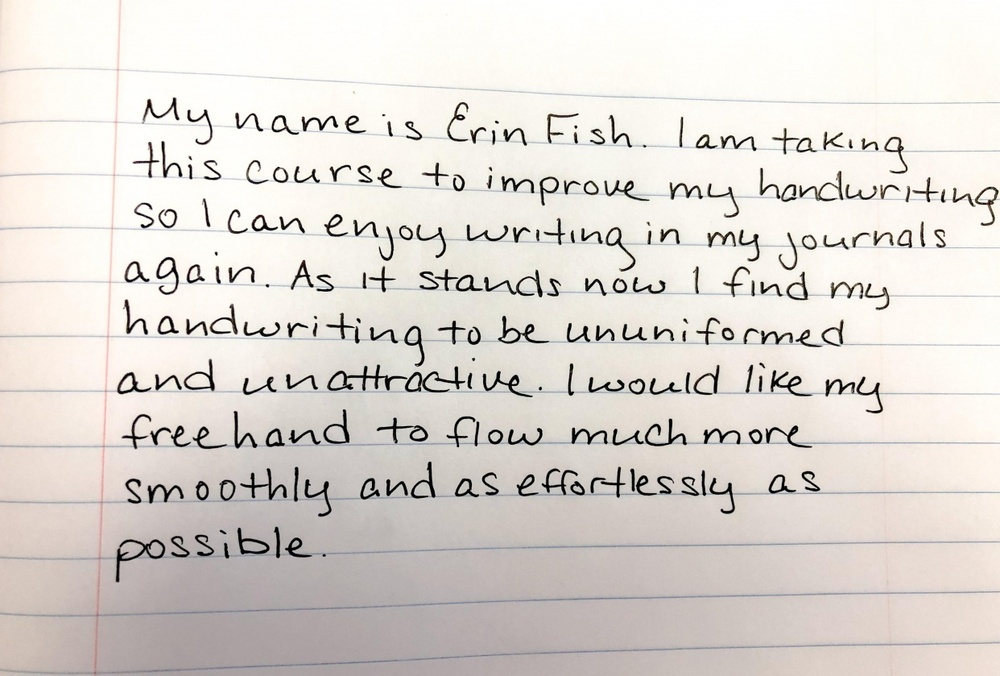
#> input picture data_management/autopreprocess_testing/Fixtures/test2.jpg, 1000 x 676 px, shrunk from 1242 x 839 before the run
$ python preprocess_directory.py Fixtures
#> lines starting #> are read from the running program, lines starting #| are printed output that depends on the picture; after the words box and inside, x2 and y2 are one past the last pixel; in counts of white or black regions, pixels touching at a corner belong together
#> further down, img is the input picture: shape (676, 1000, 3); mean B, G, R 211, 216.2, 221.5
### data_management/autopreprocess_testing/processing_pipeline.py
import queue
import sys
from preprocessing_functions import get_grayscale, removeLines, remove_noise, adaptiveGaussianThresholding, erode

PREPROCESSING_STEPS = {
    "grayscale": get_grayscale,
    "remove_lines": removeLines,
    "remove_noise": remove_noise,
    "adaptive_gaussian_thresholding": adaptiveGaussianThresholding,
    "erode": erode
}


def processing_pipeline(img, queue=None): # Default parameter list will be treated as global
    """
    Takes an image and passes the image through a series of pre-processing steps

    Arguments:
    ___
    A .png or .jpg image

    Returns:
    ___
    A preprocessed image

    """
    new_image = img.copy()
    if queue is None:
        queue = ["grayscale","remove_lines","remove_noise","adaptive_gaussian_thresholding","erode"]

    grayscale_present = False
    for str1 in queue:
        if str1 == "grayscale":
            grayscale_present = True
        elif str1 == "adaptive_gaussian_thresholding":
            if not grayscale_present:
                sys.exit("[grayscale] must occur before [adaptive_gaussian_thresholding].")
    # If [grayscale] is before [adaptive_gaussian_thresholding] it will error out
    while len(queue) > 0:
        preprocessing_number = queue.pop(0)

        # Corresponds to preprocessing function
        preprocessing_function = PREPROCESSING_STEPS.get(preprocessing_number)
        new_image = preprocessing_function(new_image)
#> this loop made 5 passes
#> pass 2, in removeLines, `angles = np.angle(np.fft.fftshift(imfft))`:
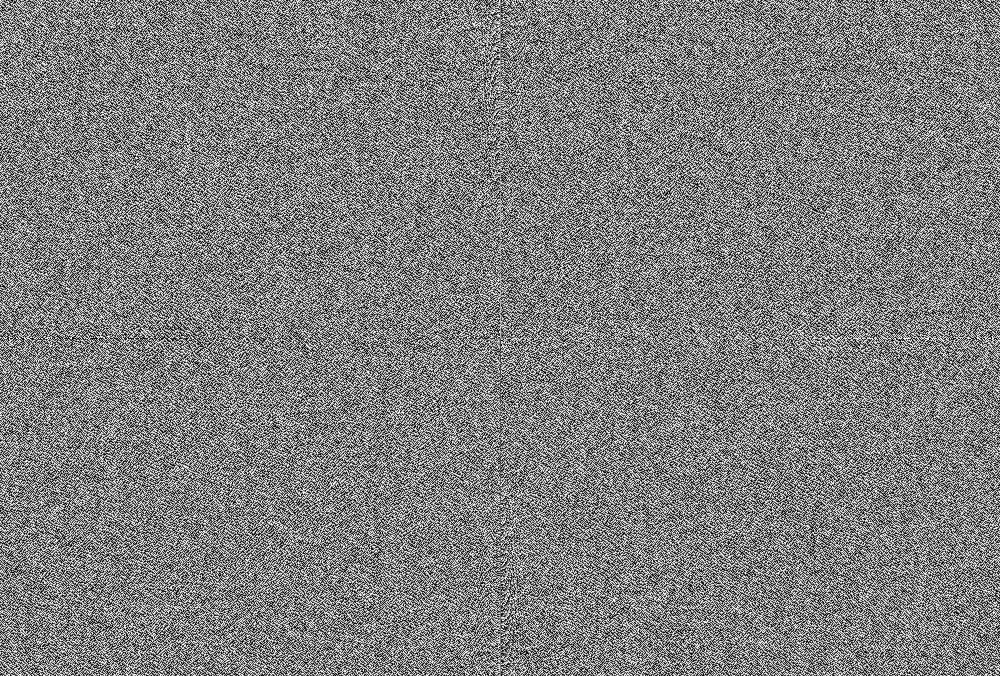
#> angles: shape (676, 1000) float64; min -3.14, max 3.14, mean 4.65e-06; drawn with min black and max white
#> pass 2, in removeLines, `visual = np.log(mags)`:
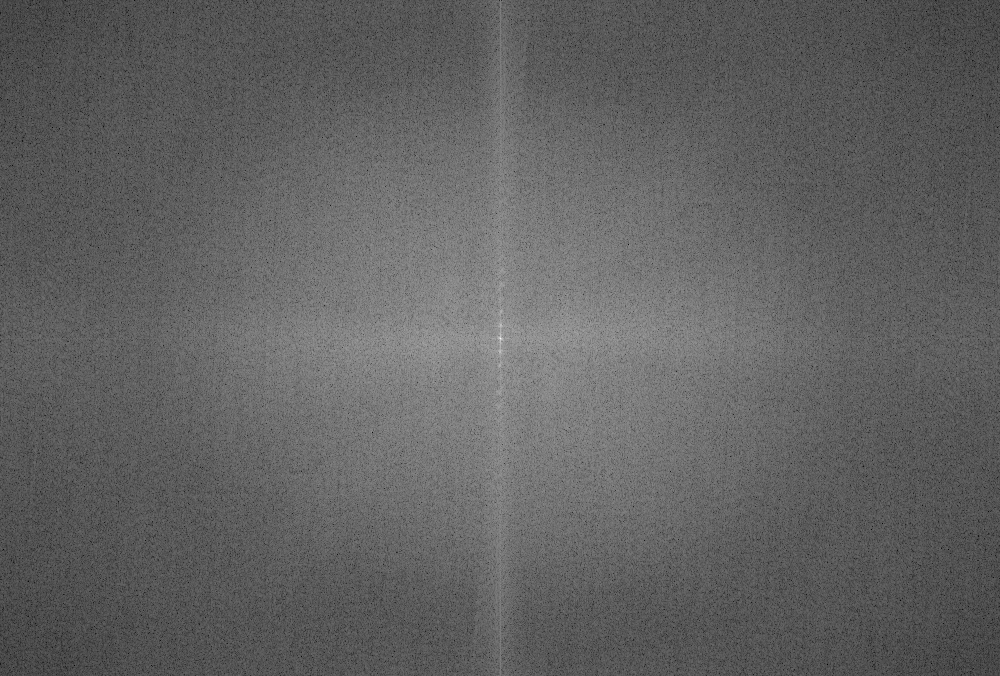
#> visual: shape (676, 1000) float64; min 2.56, max 18.8, mean 8.8; drawn with min black and max white
#> after the loop:
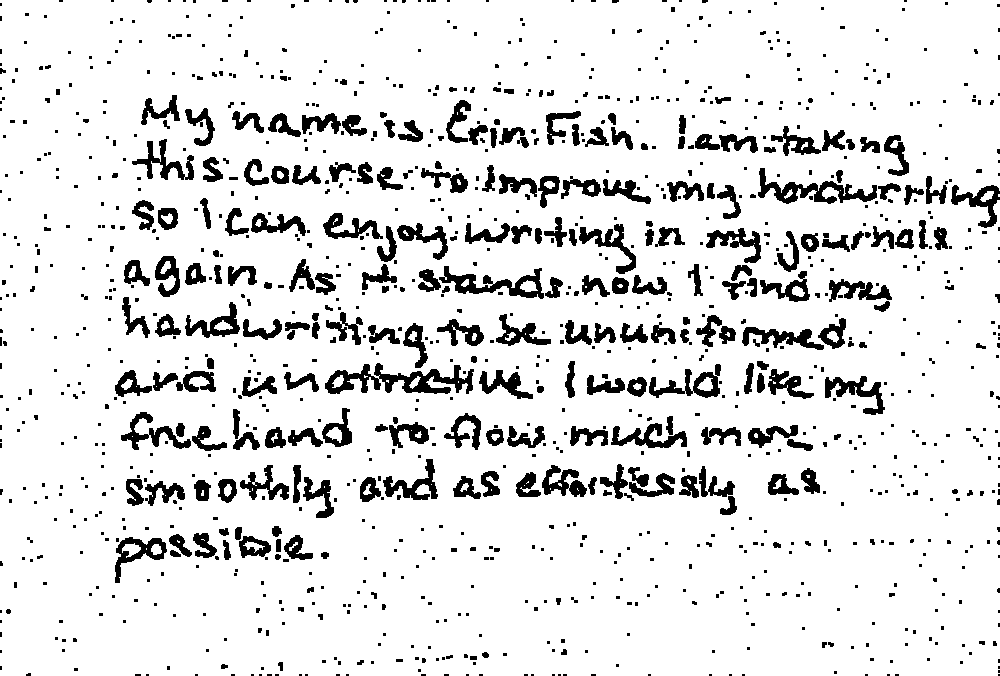
#> new_image: shape (676, 1000); 88.5% white; 1203 black regions (908 under 20 px), largest, box (x1, y1, x2, y2) and area: (325, 363, 474, 394) 2054, (758, 168, 877, 204) 1402, (439, 266, 544, 299) 1254

    return new_image


### data_management/autopreprocess_testing/preprocessing_functions.py
import cv2
import numpy as np


# get grayscale image
def get_grayscale(image):
    return cv2.cvtColor(image, cv2.COLOR_BGR2GRAY)

def removeLines(img):
    imfft = np.fft.fft2(img)
    mags = np.abs(np.fft.fftshift(imfft))
    angles = np.angle(np.fft.fftshift(imfft))
    visual = np.log(mags)
    visual2 = (visual - visual.min()) / (visual.max() - visual.min())*255
    mask = img
    mask = (np.mean(mask,-1) > 20)
    visual[mask] = np.mean(visual)
    newmagsshift = np.exp(visual)
    newffts = newmagsshift * np.exp(1j*angles)
    newfft = np.fft.ifftshift(newffts)
    imrev = np.fft.ifft2(newfft)
    newim2 = 255 - np.abs(imrev).astype(np.uint8)
    return newim2


# noise removal
def remove_noise(image, kernelSize=5):
    return cv2.medianBlur(image, kernelSize)


# thresholding
# set's each pixel to zero if it is below a certain threshold otherwise sets it to 255
def thresholding(image):
    return cv2.threshold(image, 0, 255, cv2.THRESH_BINARY + cv2.THRESH_OTSU)[1]


def adaptiveThresholding(image, blockSize=11, c=2):
    return cv2.adaptiveThreshold(image, 255, cv2.ADAPTIVE_THRESH_MEAN_C, cv2.THRESH_BINARY, blockSize, c)


def adaptiveGaussianThresholding(image, blockSize=11, c=2):
    return cv2.adaptiveThreshold(image, 255, cv2.ADAPTIVE_THRESH_GAUSSIAN_C, cv2.THRESH_BINARY, blockSize, c)


# dilation
def dilate(image, kernelSize=3):
    kernel = np.ones((kernelSize, kernelSize), np.uint8)
    return cv2.dilate(image, kernel, iterations=1)


# erosion
def erode(image, kernelSize=3):
    kernel = np.ones((kernelSize, kernelSize), np.uint8)
    return cv2.erode(image, kernel, iterations=1)


# opening - erosion followed by dilation
def opening(image):
    kernel = np.ones((5, 5), np.uint8)
    return cv2.morphologyEx(image, cv2.MORPH_OPEN, kernel)


# canny edge detection
def canny(image):
    return cv2.Canny(image, 100, 200)


# template matching
def match_template(image, template):
    return cv2.matchTemplate(image, template, cv2.TM_CCOEFF_NORMED)


# deskewing (3 functions)
# Find deskew angle
# [62 lines left out: functions getSkewAngle, rotateImage, deskew, not called in this run]

### data_management/autopreprocess_testing/preprocess_directory.py
"""
Base code for batch pre-processing
1. Gets file from directory
2. Does pre-processing on the file
3. Puts processed file in new directory
"""
import sys
import queue
import cv2
import os
import glob
from PIL import Image
from processing_pipeline import processing_pipeline

# Get list of all image paths
def get_all_images(source_dir):

    supported_file_extensions = ["jpg", "jpeg", "png", "tif", "tiff"]
    img_files = []
    for ext in supported_file_extensions:
        img_files += glob.glob(source_dir + f"/**/*.{ext}", recursive=True)
    return img_files

# Test image directory is below
# Change to current directory to pull data
default_directory = os.path.join(os.path.dirname(os.path.abspath(__file__)),'test_images22622')
if len(sys.argv) > 1:
    default_directory = sys.argv[1]
source_dir = default_directory
# Processed image directory, I also changed the file folder, user needs to change the folder to the one they wish to train images on.
target_dir = os.path.join(os.path.dirname(os.path.abspath(__file__)),'processed_test_images')

img_files = get_all_images(source_dir)

# Process each image and save in target directory
queue = ["grayscale","remove_lines","remove_noise","adaptive_gaussian_thresholding", "erode"]
#erode is a preprocessing step that may improve accuracy but it degrades the image.
for file_path in img_files:
    file_name = os.path.basename(file_path)
    img = cv2.imread(file_path)
    img = processing_pipeline(img, queue.copy())
    processed_path = os.path.join(target_dir, file_name)
    PILimage = Image.fromarray(img)
    PILimage.save(processed_path, dpi=(300,300))
